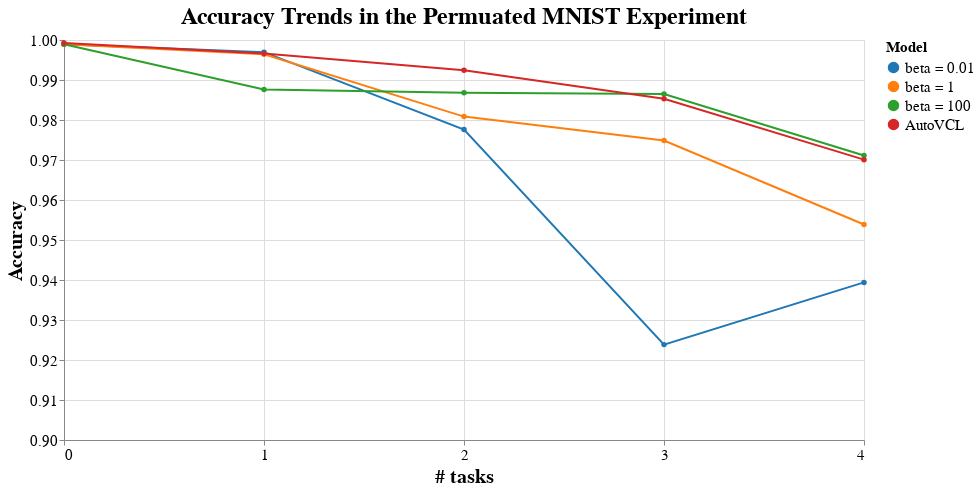

Source (notebook cell):
### Code cell
plot_trends([trends_alike_1, trends_alike_2, trends_alike_3, trends_alike_4], lower = 0.9)

### Figure 1 — Vega-Lite specification as saved in the notebook (floating-point values rounded to 4 significant figures)
{"config": {"view": {"continuousWidth": 400, "continuousHeight": 300}, "axis": {"labelFontSize": 15, "titleFontSize": 20}, "legend": {"labelFontSize": 15, "titleFontSize": 15}, "title": {"fontSize": 24}}, "data": {"name": "data-11b5466a6117568043ddaafede22c99d"}, "mark": {"type": "line", "point": true}, "encoding": {"color": {"field": "Series", "legend": {"title": "Model"}, "scale": {"scheme": "category10"}, "sort": ["beta = 0.01", "beta = 1", "beta = 100", "AutoVCL"], "type": "nominal"}, "tooltip": [{"field": "# of tasks", "type": "quantitative"}, {"field": "Values", "type": "quantitative"}, {"field": "Series", "type": "nominal"}], "x": {"axis": {"values": [0, 1, 2, 3, 4]}, "field": "# of tasks", "title": "# tasks", "type": "quantitative"}, "y": {"field": "Values", "scale": {"domain": [0.9, 1]}, "title": "Accuracy", "type": "quantitative"}}, "height": 400, "title": "Accuracy Trends in the Permuated MNIST Experiment", "width": 800, "$schema": "https://vega.github.io/schema/vega-lite/v4.17.0.json", "datasets": {"data-11b5466a6117568043ddaafede22c99d": [{"# of tasks": 0, "Series": "beta = 0.01", "Values": 0.999}, {"# of tasks": 1, "Series": "beta = 0.01", "Values": 0.997}, {"# of tasks": 2, "Series": "beta = 0.01", "Values": 0.9776}, {"# of tasks": 3, "Series": "beta = 0.01", "Values": 0.9238}, {"# of tasks": 4, "Series": "beta = 0.01", "Values": 0.9394}, {"# of tasks": 0, "Series": "beta = 1", "Values": 0.999}, {"# of tasks": 1, "Series": "beta = 1", "Values": 0.9964}, {"# of tasks": 2, "Series": "beta = 1", "Values": 0.9809}, {"# of tasks": 3, "Series": "beta = 1", "Values": 0.9749}, {"# of tasks": 4, "Series": "beta = 1", "Values": 0.9539}, {"# of tasks": 0, "Series": "beta = 100", "Values": 0.999}, {"# of tasks": 1, "Series": "beta = 100", "Values": 0.9876}, {"# of tasks": 2, "Series": "beta = 100", "Values": 0.9868}, {"# of tasks": 3, "Series": "beta = 100", "Values": 0.9865}, {"# of tasks": 4, "Series": "beta = 100", "Values": 0.9711}, {"# of tasks": 0, "Series": "AutoVCL", "Values": 0.9992}, {"# of tasks": 1, "Series": "AutoVCL", "Values": 0.9966}, {"# of tasks": 2, "Series": "AutoVCL", "Values": 0.9925}, {"# of tasks": 3, "Series": "AutoVCL", "Values": 0.9853}, {"# of tasks": 4, "Series": "AutoVCL", "Values": 0.9701}]}}
